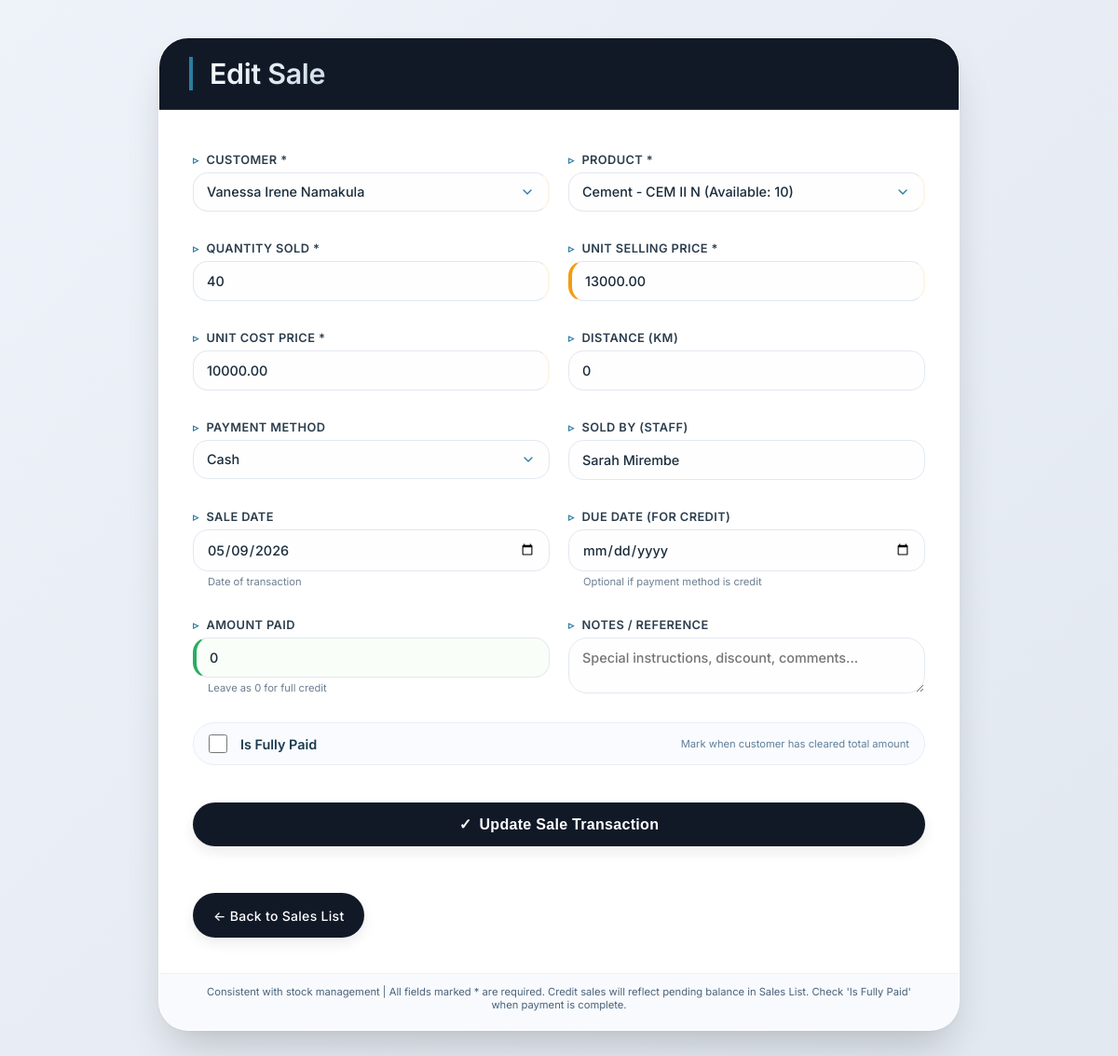
The page /sale/edit/3/ on the database as committed earlier.
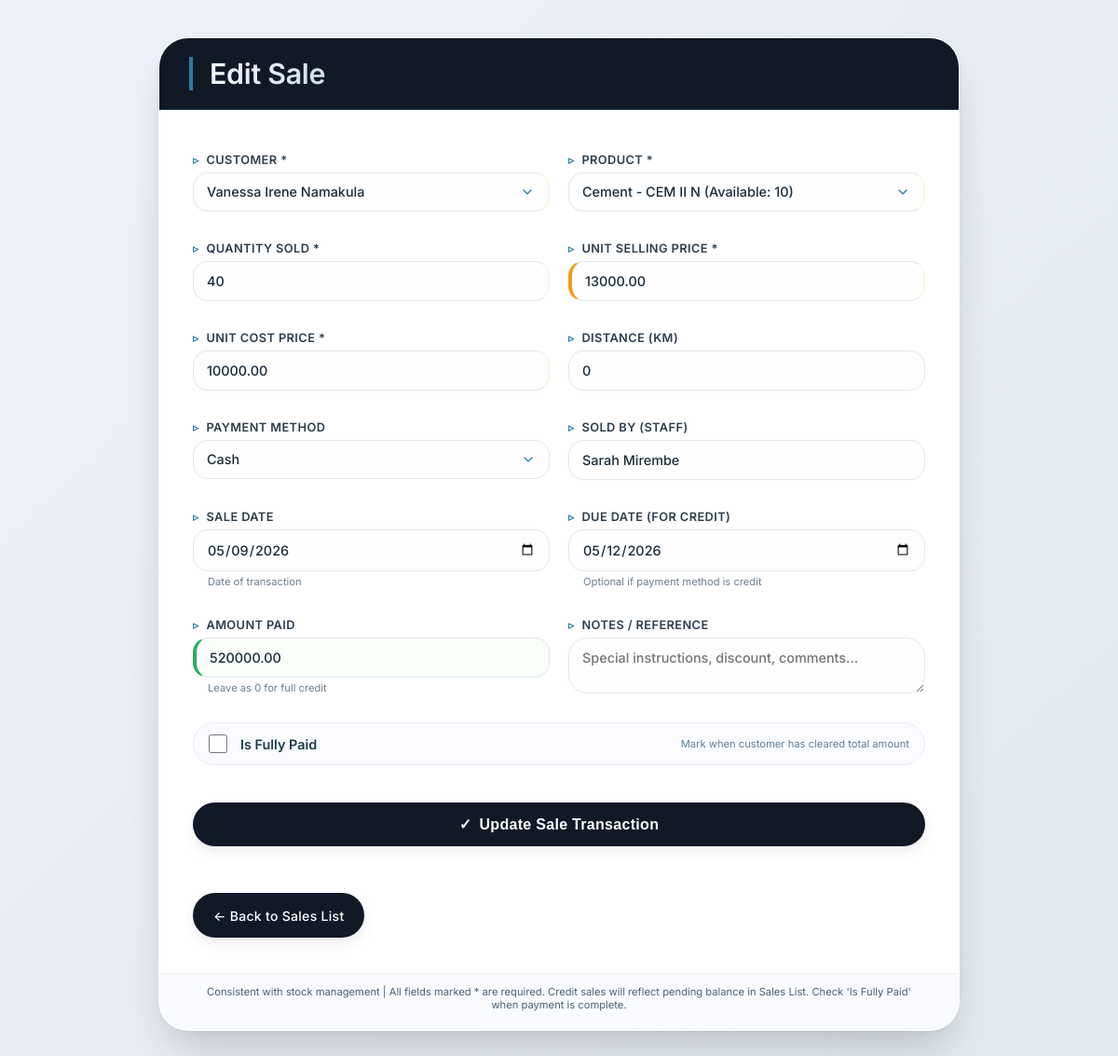
The same page on the database as committed later.
### web/models.py (models this page shows, shortened)
class Sale(models.Model):
    PAYMENT_METHOD_CHOICES = [
        ('cash', 'Cash'),
        ('mobile_money', 'Mobile Money'),
        ('bank_transfer', 'Bank Transfer'),
        ('credit', 'Credit'),
    ]
    product = models.ForeignKey(
        Stock,
        on_delete=models.PROTECT
    )
    customer = models.ForeignKey(
        Customer,
        on_delete=models.SET_NULL,
        null=True
    )
    quantity_sold = models.IntegerField(
        validators=[MinValueValidator(1)]
    )
    unit_selling_price = models.DecimalField(
        max_digits=12,
        decimal_places=2,
        validators=[MinValueValidator(Decimal('0.01'))]
    )
    unit_cost_price = models.DecimalField(
        max_digits=12,
        decimal_places=2,
        validators=[MinValueValidator(Decimal('0.01'))]
    )
    subtotal = models.DecimalField(
        max_digits=12,
        decimal_places=2,
        default=Decimal('0.00')
    )
    profit = models.DecimalField(
        max_digits=12,
        decimal_places=2,
        default=Decimal('0.00')
    )
    final_total = models.DecimalField(
        max_digits=12,
        decimal_places=2,
        default=Decimal('0.00')
    )
    payment_method = models.CharField(
        max_length=20,
        choices=PAYMENT_METHOD_CHOICES,
        default='cash'
    )
    transport_fee = models.DecimalField(
        max_digits=12,
        decimal_places=2,
        default=Decimal('0.00'),
        validators=[MinValueValidator(Decimal('0.00'))]
    )
    amount_paid = models.DecimalField(
        max_digits=12,
        decimal_places=2,
        default=Decimal('0.00')
    )
    balance_due = models.DecimalField(
        max_digits=12,
        decimal_places=2,
        default=Decimal('0.00')
    )
    due_date = models.DateTimeField(
        blank=True,
        null=True
    )
    is_fully_paid = models.BooleanField(default=False)
    sale_date = models.DateTimeField(auto_now_add=True)
    sold_by = models.CharField(
        max_length=50,
        blank=True,
        null=True
    )
    notes = models.TextField(
        blank=True,
        null=True
    )

class Customer(models.Model):
    name = models.CharField(max_length=100)
    contact = models.CharField(
        max_length=20,
        blank=True,
        null=True
    )
    email = models.EmailField(
        blank=True,
        null=True
    )
    address = models.TextField(
        blank=True,
        null=True
    )
    nin = models.CharField(
        max_length=20,
        unique=True
    )
    distance_km = models.DecimalField(
        max_digits=5,
        decimal_places=2,
        default=Decimal('0.00')
    )
    is_credit_customer = models.BooleanField(default=False)

### web/views.py (the view, shortened to what this page needs)
# urls.py: path('sale/edit/<int:pk>/', views.edit_sale, name="edit_sale"),
def edit_sale(request,pk):
    sale = get_object_or_404(Sale,pk=pk)
    customers = Customer.objects.all()
    stocks = Stock.objects.all()
    context = {
        "customers":customers,
        "stocks":stocks,
        "sale":sale
    }
    return render(request,"edit_sale.html", context)

### web/templates/edit_sale.html (shortened to what the changed rows need)
<!doctype html>
<html lang="en">
  <head>
  </head>
  <body>
    <div class="container">
      <div class="form-header">
        <h2>Edit Sale</h2>
      </div>
      <form method="POST" action="{% url 'edit_sale' sale.id %}">
        <div class="row-2col">
          <div class="form-group">
            <label>Quantity Sold *</label>
            <input
              type="number"
              name="quantity_sold"
              value="{{ sale.quantity_sold }}"
              min="1"
              required
              placeholder="e.g., 5"
            />
          </div>
          <div class="form-group">
            <label>Unit Selling Price *</label>
            <input
              type="number"
              step="0.01"
              name="unit_selling_price"
              value="{{ sale.unit_selling_price }}"
              required
              placeholder="UGX 0.00"
            />
          </div>
        </div>
        <div class="row-2col">
          <div class="form-group">
            <label>Unit Cost Price *</label>
            <input
              type="number"
              step="0.01"
              name="unit_cost_price"
              value="{{ sale.unit_cost_price }}"
              required
              placeholder="Cost per item (for profit tracking)"
            />
          </div>
          <div class="form-group">
            <label>Distance (km)</label>
            <input
              type="number"
              step="0.01"
              name="distance_km"
              value="{{ sale.customer.distance_km|default:'0' }}"
              placeholder="Additional delivery cost"
            />
          </div>
        </div>
        <div class="row-2col">
          <div class="form-group">
            <label>Sold By (Staff)</label>
            <input
              type="text"
              name="sold_by"
              value="{{ sale.sold_by|default:'' }}"
              placeholder="Salesperson name"
            />
          </div>
        </div>
        <div class="row-2col">
          <div class="form-group">
            <label>Sale Date</label>
            <input
              type="date"
              name="sale_date"
              value="{{ sale.sale_date|date:'Y-m-d' }}"
            />
            <div class="field-hint">Date of transaction</div>
          </div>
          <div class="form-group">
            <label>Due Date (for Credit)</label>
            <input
              type="date"
              name="due_date"
              value="{{ sale.due_date|date:'Y-m-d' }}"
            />
            <div class="field-hint">Optional if payment method is credit</div>
          </div>
        </div>
        <div class="row-2col">
          <div class="form-group">
            <label> Amount Paid</label>
            <input
              type="number"
              step="0.01"
              name="amount_paid"
              value="{{ sale.amount_paid|default:'0' }}"
              placeholder="Partial or full payment"
            />
            <div class="field-hint">Leave as 0 for full credit</div>
          </div>
        </div>
      </form>
    </div>
  </body>
</html>

Rows that differ between the two databases and show on the page:
changed Sale "Sarah Mirembe": due_date (not shown) → "05/12/2026"; amount_paid "0" → "520000.00"
